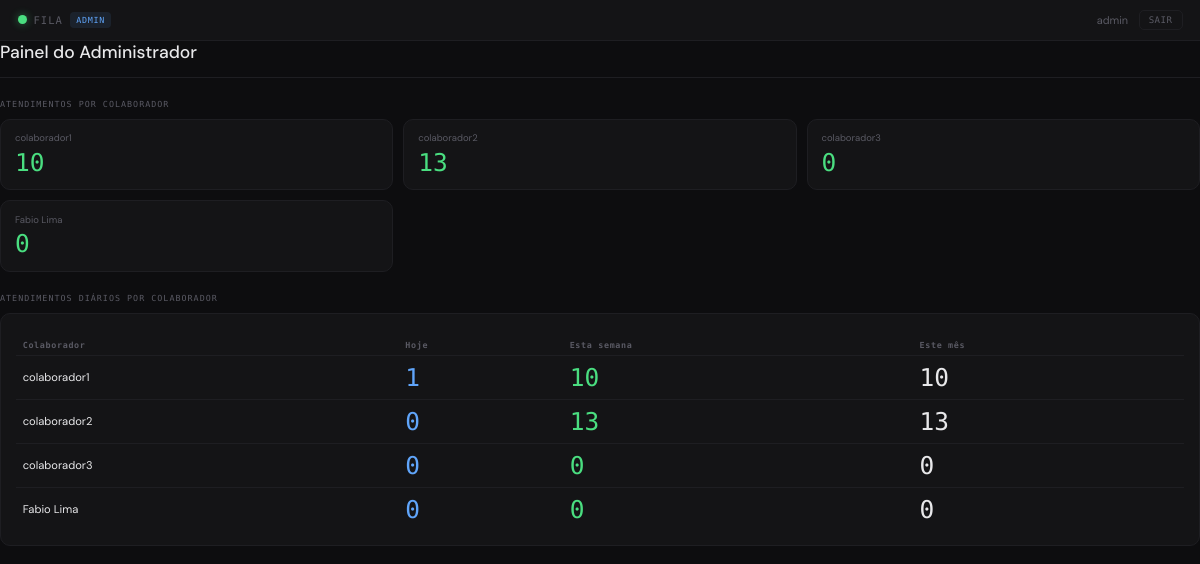
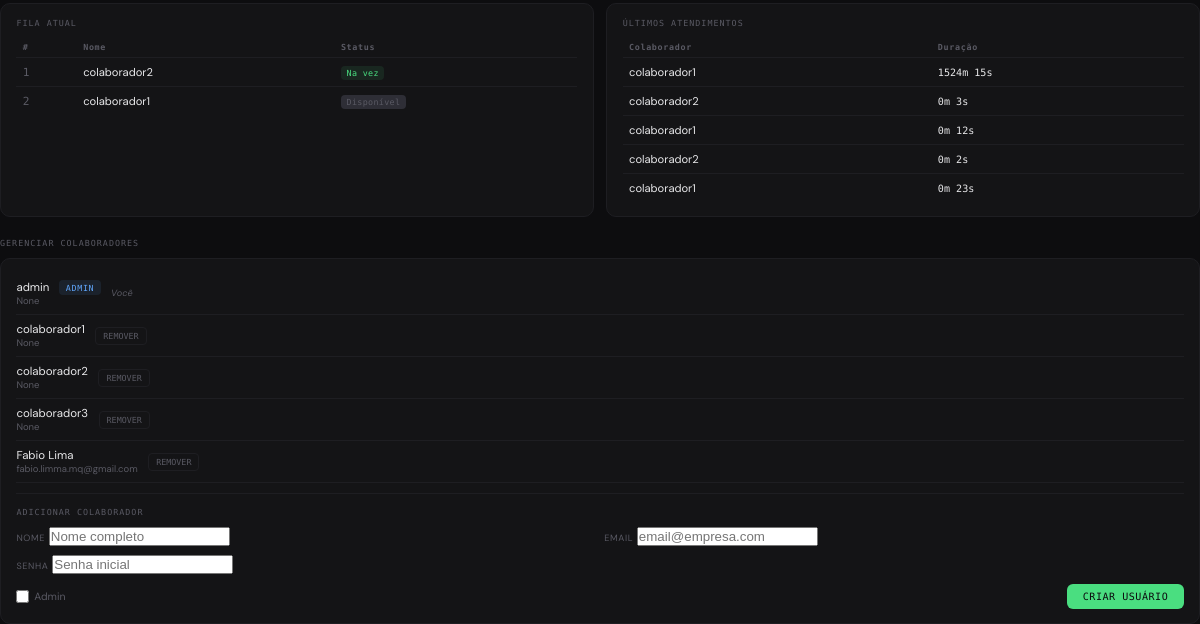
Page /admin (signed in) on the earlier database version (2 pictures, top to bottom).
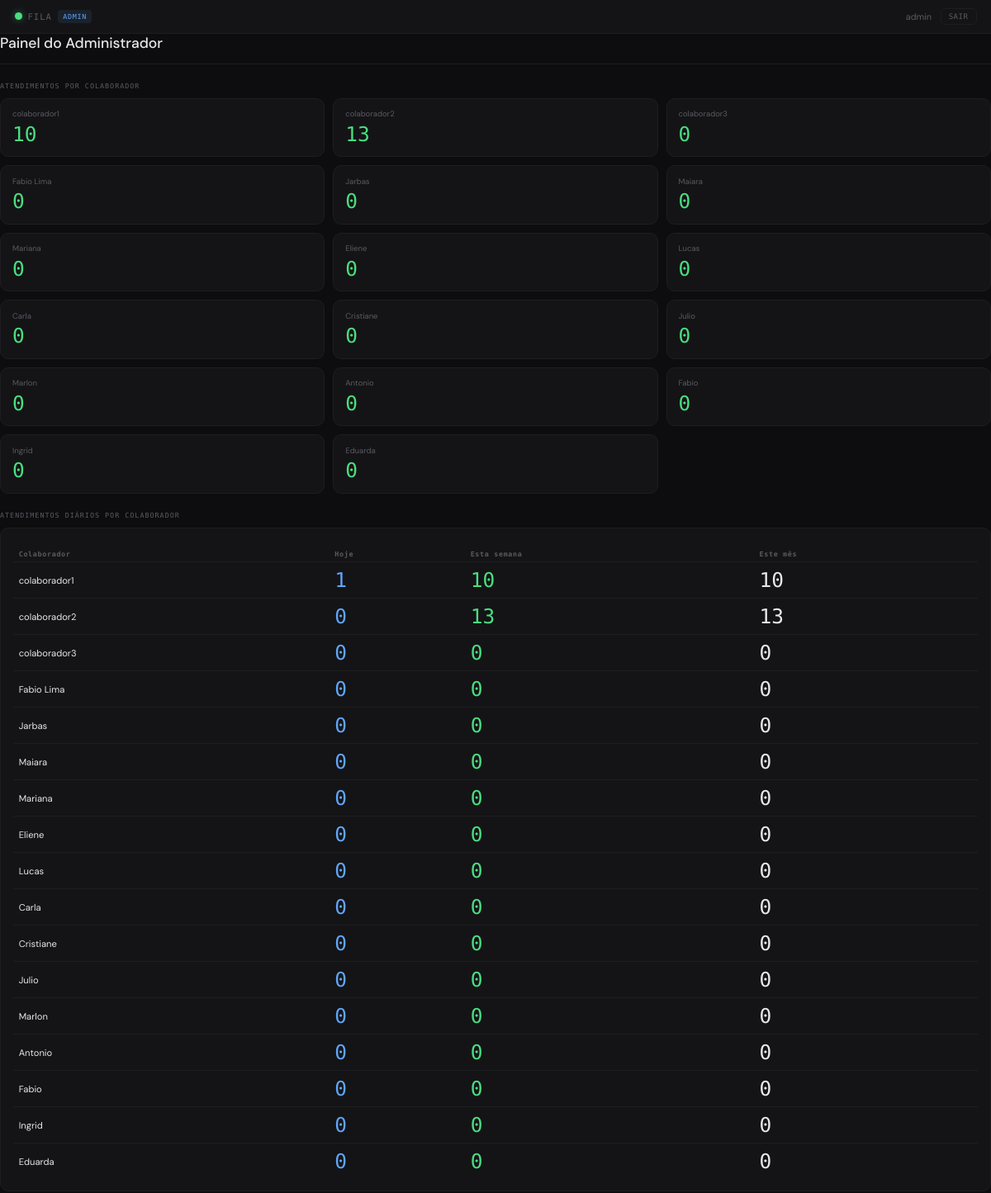
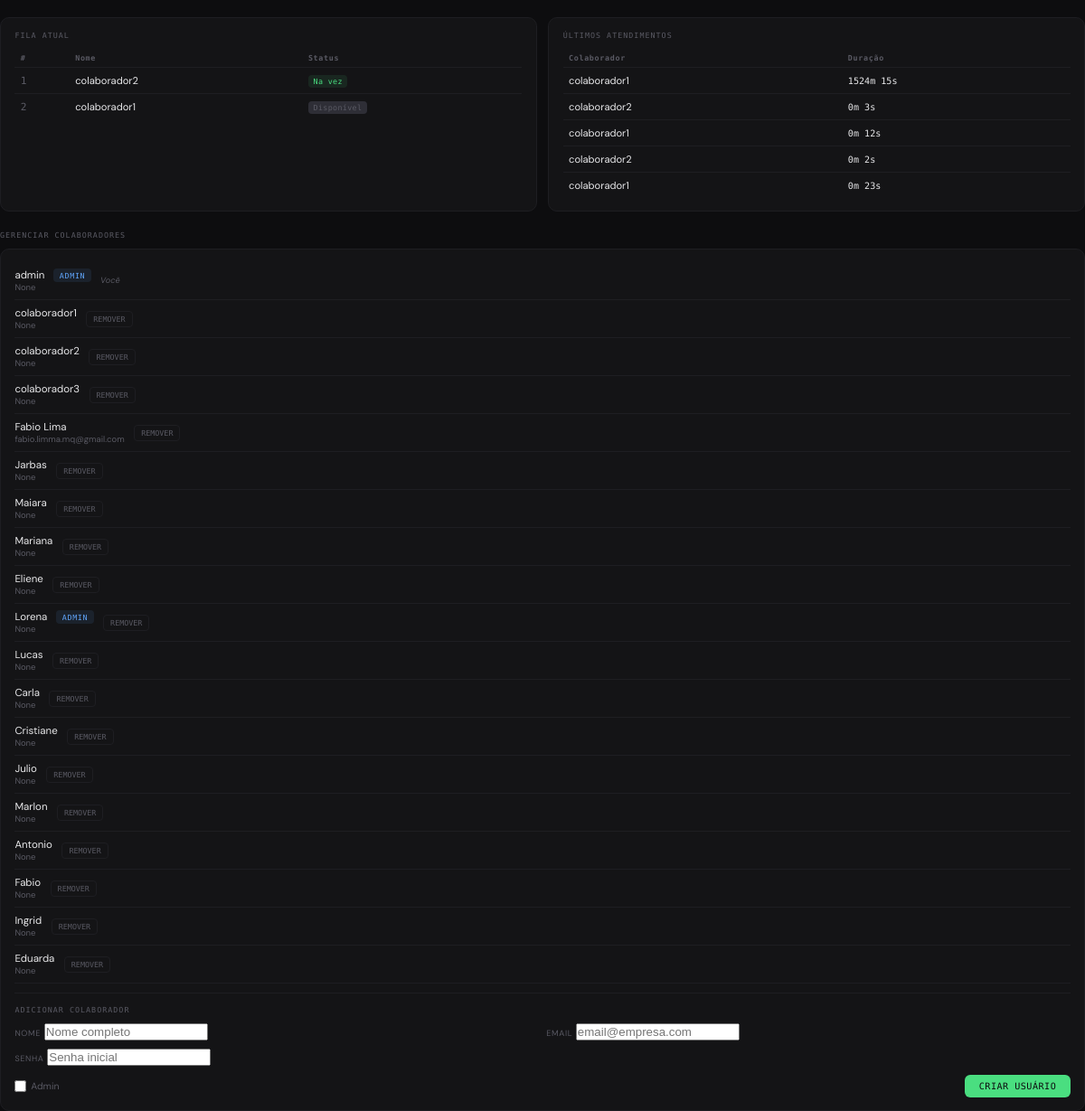
Same page on the later database version (2 pictures, top to bottom).
### models.py (models this page shows)
class User(UserMixin, db.Model):
    id = db.Column(db.Integer, primary_key=True)
    username = db.Column(db.String(50), unique=True, nullable=False)
    email = db.Column(db.String(100), unique=True, nullable=True)
    password = db.Column(db.String(100), nullable=False)
    is_admin = db.Column(db.Boolean, default=False)
    attendances = db.relationship('Attendance', backref='colaborador', lazy=True)

class Queue(db.Model):
    id = db.Column(db.Integer, primary_key=True)
    user_id = db.Column(db.Integer, db.ForeignKey('user.id'), unique=True, nullable=False)
    status = db.Column(db.String(20), default='Disponível') # Disponível, Analisando
    entered_at = db.Column(db.DateTime, default=datetime.utcnow)
    user = db.relationship('User', backref=db.backref('queue_entry', uselist=False))

class Attendance(db.Model):
    id = db.Column(db.Integer, primary_key=True)
    user_id = db.Column(db.Integer, db.ForeignKey('user.id'), nullable=False)
    started_at = db.Column(db.DateTime, default=datetime.utcnow)
    finished_at = db.Column(db.DateTime, nullable=True)
    duration_seconds = db.Column(db.Integer, nullable=True)

### app.py (the view)
@app.route('/admin')
@login_required
def admin():
    if not current_user.is_admin:
        return redirect(url_for('index'))
    all_users = User.query.all()
    history = Attendance.query.filter(Attendance.finished_at.isnot(None)).order_by(Attendance.finished_at.desc()).limit(50).all()
    stats = []
    for user in all_users:
        if not user.is_admin:
            count = Attendance.query.filter_by(user_id=user.id).filter(Attendance.finished_at.isnot(None)).count()
            stats.append({'id': user.id, 'username': user.username, 'count': count})
    daily_stats = get_daily_stats()
    queue_list = Queue.query.order_by(Queue.entered_at.asc()).all()
    return render_template('admin.html', stats=stats, history=history, all_users=all_users, daily_stats=daily_stats, queue=queue_list)

### app.py (called while the page is built)
@login_manager.user_loader
def load_user(user_id):
    return User.query.get(int(user_id))

### templates/admin.html (shortened to what this page needs)
{% extends "base.html" %}
{% block content %}
<div class="admin-main">
  <div class="header-row">
    <div class="header-title">
      <h2>Painel do Administrador</h2>
    </div>
  </div>
  {% if stats %}
  <div class="sec-title">Atendimentos por colaborador</div>
  <div class="stats-grid mb">
    {% for stat in stats %}
    <div class="stat-card">
      <div class="stat-label">{{ stat.username }}</div>
      <div class="stat-value green">{{ stat.count }}</div>
    </div>
    {% endfor %}
  </div>
  {% endif %}
  {% if daily_stats %}
  <div class="sec-title">Atendimentos diários por colaborador</div>
  <div class="card mb">
    <table class="admin-table">
      <thead>
        <tr>
          <th>Colaborador</th>
          <th>Hoje</th>
          <th>Esta semana</th>
          <th>Este mês</th>
        </tr>
      </thead>
      <tbody>
        {% for stat in daily_stats %}
        <tr>
          <td>{{ stat.username }}</td>
          <td>
            <span class="stat-value blue">{{ stat.today }}</span>
          </td>
          <td>
            <span class="stat-value green">{{ stat.this_week }}</span>
          </td>
          <td>
            <span class="stat-value">{{ stat.this_month }}</span>
          </td>
        </tr>
        {% endfor %}
      </tbody>
    </table>
  </div>
  {% endif %}
  <div class="two-col mb">
    <div class="card">
      <div class="sec-title">Fila atual</div>
      <table class="admin-table">
        <thead>
          <tr><th>#</th><th>Nome</th><th>Status</th></tr>
        </thead>
        <tbody>
          {% if not queue %}
            <tr>
              <td colspan="3" style="text-align:center; color:var(--muted); padding: 1rem;">Ninguém na fila</td>
            </tr>
          {% else %}
            {% for entry in queue %}
            <tr>
              <td style="color:var(--muted);font-family:'DM Mono',monospace">{{ loop.index }}</td>
              <td>{{ entry.user.username }}</td>
              <td>
                {% if loop.first and entry.status == 'Disponível' %}
                <span class="status-badge vez">Na vez</span>
                {% elif entry.status == 'Analisando' %}
                <span class="status-badge analisando">Analisando</span>
                {% else %}
                <span class="status-badge aguardando">Disponível</span>
                {% endif %}
              </td>
            </tr>
            {% endfor %}
          {% endif %}
        </tbody>
      </table>
    </div>
    <div class="card">
      <div class="sec-title">Últimos atendimentos</div>
      <table class="admin-table">
        <thead>
          <tr><th>Colaborador</th><th>Duração</th></tr>
        </thead>
        <tbody>
          {% if not history %}
            <tr>
              <td colspan="2" style="text-align:center; color:var(--muted); padding: 1rem;">Nenhum atendimento</td>
            </tr>
          {% else %}
            {% for record in history[:5] %}
            <tr>
              <td>{{ record.colaborador.username }}</td>
              <td>
                <span style="font-family:'DM Mono',monospace; font-size:0.72rem;">
                  {{ (record.duration_seconds // 60) }}m {{ (record.duration_seconds % 60) }}s
                </span>
              </td>
            </tr>
            {% endfor %}
          {% endif %}
        </tbody>
      </table>
    </div>
  </div>
  <div class="sec-title">Gerenciar colaboradores</div>
  <div class="card">
    {% for user in all_users %}
    <div class="user-row">
      <div>
        <div class="u-nome">
          {{ user.username }}
          {% if user.is_admin %}
          <span class="admin-badge" style="margin-left: 0.5rem;">ADMIN</span>
          {% endif %}
        </div>
        <div class="u-email">{{ user.email }}</div>
      </div>
      {% if user.id != current_user.id %}
      <form action="{{ url_for('delete_user', user_id=user.id) }}" method="POST" onsubmit="return confirm('Tem certeza que deseja remover este usuário?')" style="display:inline;">
        <button type="submit" class="btn-rem">REMOVER</button>
      </form>
      {% else %}
      <span style="font-size: 0.65rem; color: var(--muted); font-style: italic;">Você</span>
      {% endif %}
    </div>
    {% endfor %}
    <div style="border-top: 1px solid var(--border); margin-top: 0.75rem; padding-top: 0.9rem;">
      <div class="sec-title">Adicionar colaborador</div>
      <form action="{{ url_for('create_user') }}" method="POST">
        <div class="form-row">
          <div class="form-group">
            <label>Nome</label>
            <input type="text" name="username" placeholder="Nome completo" required>
          </div>
          <div class="form-group">
            <label>Email</label>
            <input type="email" name="email" placeholder="email@empresa.com" required>
          </div>
          <div class="form-group">
            <label>Senha</label>
            <input type="password" name="password" placeholder="Senha inicial" required>
          </div>
        </div>
        <div class="form-foot">
          <label style="display: flex; align-items: center; gap: 0.35rem;">
            <input type="checkbox" name="is_admin" id="is_admin" style="width: auto;">
            <span>Admin</span>
          </label>
          <button type="submit" class="btn-criar">CRIAR USUÁRIO</button>
        </div>
      </form>
    </div>
  </div>
</div>
{% endblock %}

### templates/base.html (shortened to what this page needs)
<!DOCTYPE html>
<html lang="pt-BR">
<head>
</head>
<body>
{% if current_user.is_authenticated %}
<div class="app-header">
  <div class="hdr-logo">
    <div class="hdr-dot"></div>
    <span class="hdr-title">FILA</span>
    {% if current_user.is_admin %}
    <span class="admin-badge">ADMIN</span>
    {% endif %}
  </div>
  <div class="hdr-right">
    <span class="hdr-user">{{ current_user.username }}</span>
    <a href="{{ url_for('logout') }}" class="btn-ghost">SAIR</a>
  </div>
</div>
{% endif %}
{% block content %}{% endblock %}
</body>
</html>

Differences in the rows shown:
added User: username "Jarbas", count "0", today "0", this_week "0", this_month "0", email "None"
added User: username "Maiara", count "0", today "0", this_week "0", this_month "0", email "None"
added User: username "Mariana", count "0", today "0", this_week "0", this_month "0", email "None"
added User: username "Eliene", count "0", today "0", this_week "0", this_month "0", email "None"
added User: username "Lucas", count "0", today "0", this_week "0", this_month "0", email "None"
added User: username "Carla", count "0", today "0", this_week "0", this_month "0", email "None"
added User: username "Cristiane", count "0", today "0", this_week "0", this_month "0", email "None"
added User: username "Julio", count "0", today "0", this_week "0", this_month "0", email "None"
added User: username "Marlon", count "0", today "0", this_week "0", this_month "0", email "None"
added User: username "Antonio", count "0", today "0", this_week "0", this_month "0", email "None"
added User: username "Fabio", count "0", today "0", this_week "0", this_month "0", email "None"
added User: username "Ingrid", count "0", today "0", this_week "0", this_month "0", email "None"
added User: username "Eduarda", count "0", today "0", this_week "0", this_month "0", email "None"
added User: username "Lorena", is_admin "ADMIN", email "None"
